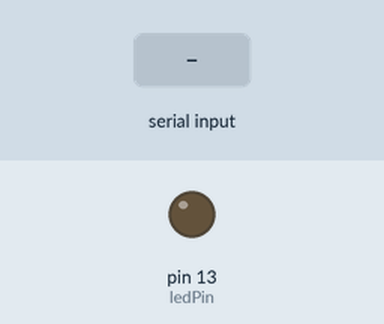
This sketch was run on a simulated Arduino Uno, built with avr-gcc and run on an emulated ATmega328P. Parts: output pins drawn as LEDs (lit = HIGH). Dashed ring = blinking. The test bench sets the inputs (shaded band). What the sketch prints to the serial monitor is not drawn.

Above: at 1.2 s.
1.3 s: "Start" received over Serial
At 2.44 s:
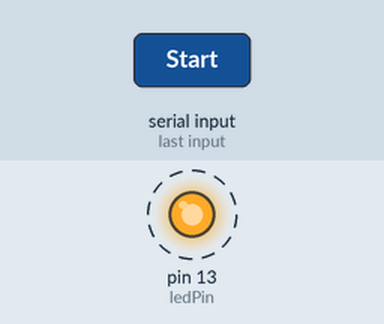
Timing chart, 0 to 4.8 s (numbered marks = the images above; inputs shaded):
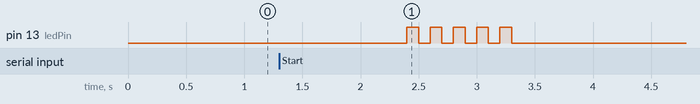

Measured:
- after the input at 1.3 s, pin 13 (ledPin): alternates HIGH for 0.10 s and LOW for 0.10 s, 10 changes in all, then stays LOW, starting after 1.1 s

The sketch:

eoh-led-demo.ino
```cpp
const int ledPin = 13;

void setup() {
  // put your setup code here, to run once:
  pinMode(ledPin, OUTPUT);
  Serial.begin(9600);
}

void loop() {
  // put your main code here, to run repeatedly:
  if(Serial.available()) {
    String incoming = Serial.readString();    //Wait for the command to light the led to come in
    if(incoming == "Start") {
      for(int i = 0; i < 5; i++) { //Turn the led on and off 5 times
        digitalWrite(ledPin, HIGH);
        delay(100);
        digitalWrite(ledPin, LOW);
        delay(100);
      }
      Serial.println("Done");
    }
  }
  delay(200);
}
```
